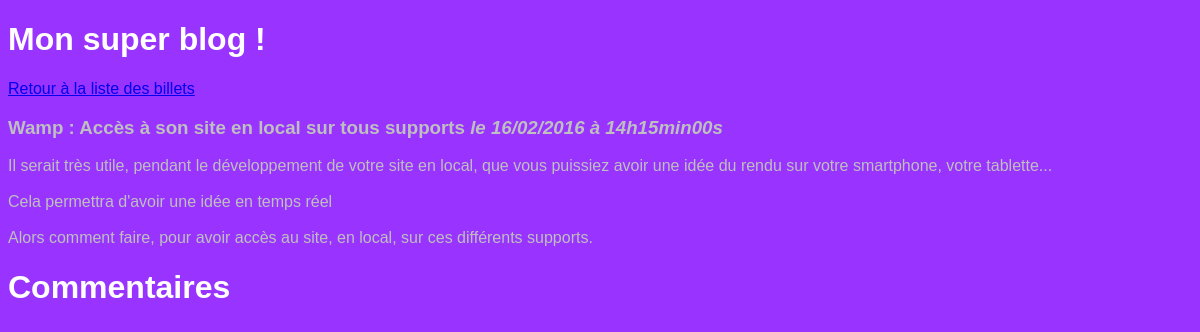
Screenshot of /leblogduProf/commentaires.php?billet=6 with the database file from the repository.
### tables this page shows
CREATE TABLE IF NOT EXISTS `t_billet` (
  `BIL_ID` int(11) NOT NULL AUTO_INCREMENT,
  `BIL_DATE` datetime NOT NULL,
  `BIL_TITRE` varchar(100) NOT NULL,
  `BIL_CONTENU` varchar(400) NOT NULL,
  PRIMARY KEY (`BIL_ID`)
);

### leblogduProf/commentaires.php (the view, shortened to what this page needs)
<!DOCTYPE html>
<html>
    <head>
	<link href="style.css" rel="stylesheet" />
    </head>
    <body>
        <h1>Mon super blog !</h1>
        <p><a href="billets.php">Retour à la liste des billets</a></p>
<?php
try
{
	$bdd = new PDO('mysql:host=localhost;dbname=monblog;charset=utf8', 'root', '');
}
catch(Exception $e)
{
        die('Erreur : '.$e->getMessage());
}
$id_billet= $_GET['billet'];
$req = $bdd->query('SELECT BIL_ID As id,BIL_TITRE AS titre,BIL_CONTENU AS contenu,DATE_FORMAT(BIL_DATE, \'%d/%m/%Y à %Hh%imin%ss\') AS date_creation_fr FROM t_billet WHERE BIL_ID LIKE '.$id_billet.'');
$donnees = $req->fetch();
?>
<div class="news">
    <h3>
        <?php echo htmlspecialchars($donnees['titre']); ?>
        <em>le <?php echo $donnees['date_creation_fr']; ?></em>
    </h3>
    <p>
    <?php
    echo nl2br(htmlspecialchars($donnees['contenu']));
    ?>
    </p>
</div>
<h1>Commentaires</h1>
</body>
</html>

### leblogduProf/style.css (style rules this page uses)
html, body { height: 100%; }
body { color: #bfbfbf; background: #93F; font-family: 'Futura-Medium', 'Futura', 'Trebuchet MS', sans-serif; }
h1 { color: white; }
.news { background: #93F; }

### rows the page displays
t_billet: BIL_TITRE "Wamp : Accès à son site en local sur tous supports", BIL_CONTENU "Il serait très utile, pendant le développement de votre site en local, que vous puissiez avoir une idée du rendu sur votre smartphone, votre tablette... Cela permettra d'avoir une idée en temps réel Alors comment faire, pour avoir accès au site, en local, sur ces différents supports."

### other values shown
$donnees['date_creation_fr'] "16/02/2016 à 14h15min00s"
